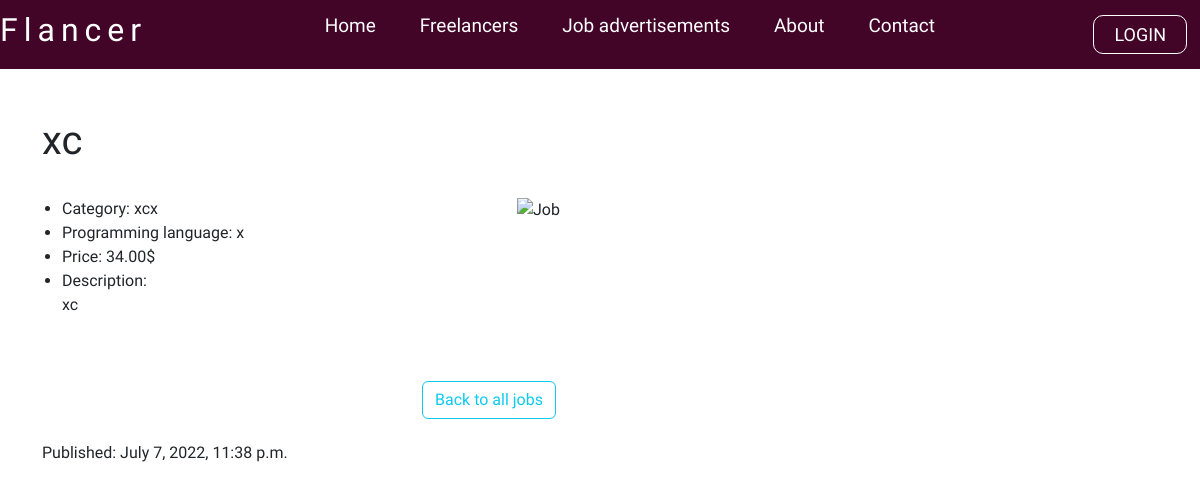
Screenshot of /advert/5/ with the database file from the repository.
### backend/models.py (models this page shows, shortened)
class JobAdvert(models.Model):
    user = models.ForeignKey(User, related_name='useraccount', on_delete=models.CASCADE, null=True, blank=True, editable=False)
    title = models.CharField(max_length=200, null=True, blank=True)
    price = models.DecimalField(max_digits=10, decimal_places=2, default=0, null=True)
    category = models.CharField( max_length = 50, null=True, blank=True)
    description = models.TextField(blank=True, null=True)
    proglanguage =  models.CharField(max_length=200, null=True, blank=True)
    published = models.DateTimeField(default=timezone.now)
    class Meta:
        ordering = ['-published']

### backend/views.py (the view)
# urls.py: path('advert/<int:job_id>/', views.advert_info, name='advert_info'),
def advert_info(request, job_id):
    job = JobAdvert.objects.get(pk=job_id)
    return render(request, 'backend/advert_info.html', {'job': job})

### templates/backend/advert_info.html (shortened to what this page needs)
{% extends 'main.html' %}
{% load static %}
{% block content %}
{% include 'navbar.html' %}
{% static 'images' as baseUrl %}
    <div class="container py-4 my-4 mx-auto d-flex flex-column">
        <div class="header">
            <div class="row r1">
                <div class="col-md-9 abc">
                    <h1>{{ job.title }} </h1>
                </div>
            </div>
        </div>
        <div class="container-body mt-4">
            <div class="row r3">
                <div class="col-md-5 p-0 klo">
                    <ul>
                        <li>Category: {{ job.category }}</li>
                        <li>Programming language: {{job.proglanguage}}</li>
                        <li>Price: {{ job.price }}$</li>
                        <li>Description: <br>{{ job.description|safe }}</li>
                    </ul>
                </div>
                <div class="col-md-7">
                    <img src="https://cdn.pixabay.com/photo/2015/09/04/23/28/wordpress-923188_960_720.jpg" alt="Job" width="90%" height="95%">
                </div>
            </div>
        </div>
        <div class="footer d-flex flex-column mt-5">
            <div class="row r4">
                <div class="col-md-2 mio offset-md-4">
                   <a type="button" class="btn btn-outline-info" href="{% url 'jobs_adverts' %}">Back to all jobs</a></div>
            </div>
            <br>
            <h6>Published: {{job.published}}</h6>
        </div>
        <br>
    </div>
      <link href="https://cdn.jsdelivr.net/npm/bootstrap@5.2.0-beta1/dist/css/bootstrap.min.css" rel="stylesheet">
{% endblock %}

### static/styles/search.css (style rules this page uses)
a:link { text-decoration: none; }

### static/styles/navbar.css (style rules this page uses)
* { margin: 0; padding: 0; font-family: 'Asap', sans-serif; }
body { background-color: rgb(255, 255, 255); }

### rows the page displays
JobAdvert: title "xc", category "xcx", proglanguage "x", price "34.00", description "xc", published "July 7, 2022, 11:38 p.m."
